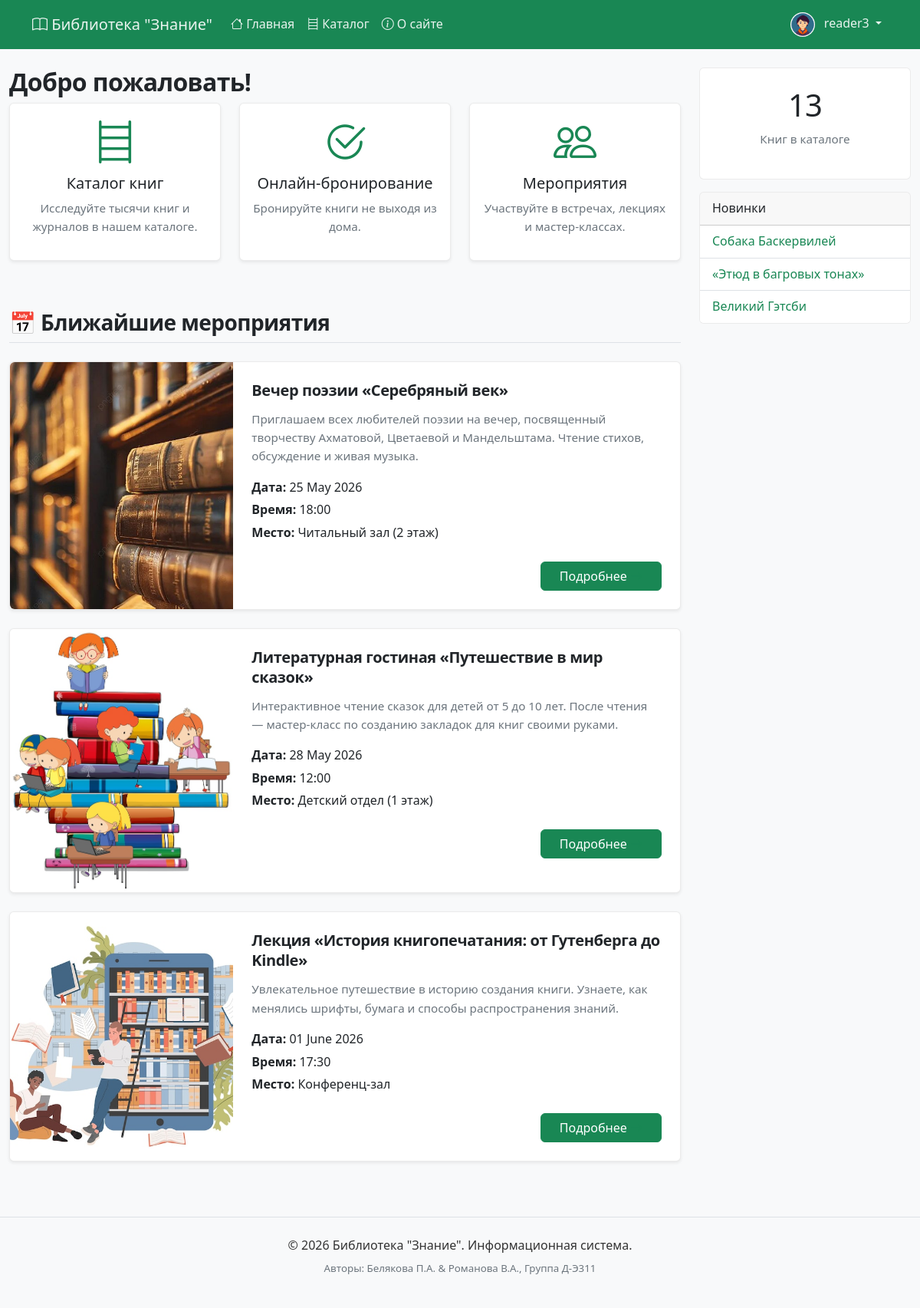
Screenshot of / (signed in) with the database file from the repository.
### accounts/models.py (models this page shows, shortened)
class Profile(models.Model):
    user = models.OneToOneField(
        User,
        on_delete=models.CASCADE,
        related_name="profile",
        verbose_name="Пользователь"
    )
    phone = models.CharField("Телефон", max_length=20, blank=True)
    address = models.TextField("Адрес", blank=True)
    birth_date = models.DateField("Дата рождения", null=True, blank=True)
    bio = models.TextField("О себе", blank=True)
    avatar = models.ImageField(
        "Аватар",
        upload_to="avatars/",
        blank=True,
        null=True
    )
    created_at = models.DateTimeField("Дата регистрации", auto_now_add=True)
    class Meta:
        verbose_name = "Профиль"
        verbose_name_plural = "Профили"

### catalog/models.py (models this page shows, shortened)
class Event(models.Model):
    title = models.CharField("Название мероприятия", max_length=200)
    slug = models.SlugField("URL-адрес", max_length=200, unique=True)
    description = models.TextField("Описание", blank=True)
    date = models.DateField("Дата")
    time = models.TimeField("Время")
    location = models.CharField("Место проведения", max_length=200)
    image = models.ImageField("Изображение", upload_to='events/', blank=True, null=True)
    class Meta:
        ordering = ['date']
        verbose_name = "Мероприятие"
        verbose_name_plural = "Мероприятия"
    def get_absolute_url(self):
        return reverse('catalog:event_detail', kwargs={'slug': self.slug})

class Book(models.Model):
    title = models.CharField("Название", max_length=200)
    slug = models.SlugField(
        max_length=200,
        unique=True,
        blank=True,
        null=True  # Важно для существующих книг
    )
    author = models.CharField("Автор", max_length=150)
    isbn = models.CharField("ISBN", max_length=17, unique=True, blank=True, null=True)
    genre = models.ForeignKey("Genre", on_delete=models.SET_NULL, null=True, verbose_name="Жанр", related_name="books")
    is_available = models.BooleanField("Доступна", default=True)
    summary = models.TextField("Описание", blank=True)
    added_at = models.DateTimeField("Добавлено", auto_now_add=True)
    tags = TaggableManager(blank=True, verbose_name="Теги")
    def get_absolute_url(self):
        return reverse('catalog:book_detail', kwargs={'slug': self.slug})
    class Meta:
        ordering = ["-added_at"]

### catalog/views.py (the view)
# urls.py: path('', views.home, name='home'),
def home(request):
    events = Event.objects.all()[:4]
    context = {
        'events': events,
    }
    return render(request, 'catalog/home.html', context)

### catalog/templatetags/library_tags.py (called while the page is built)
@register.simple_tag
def total_books():
    return Book.objects.filter(is_available=True).count()

@register.inclusion_tag('catalog/latest_books.html')
def show_latest_books(count=3):
    latest_books = Book.objects.filter(is_available=True).order_by('-added_at')[:count]
    return {'latest_books': latest_books}

### catalog/templates/catalog/home.html (shortened to what this page needs)
{% extends "catalog/base.html" %}
{% block content %}
  <h2>Добро пожаловать!</h2>
  <div class="row mb-5 text-center">
    <div class="col-md-4 mb-3">
        <div class="card h-100 border-0 shadow-sm p-3">
            <div class="display-4 text-success mb-2"><i class="bi bi-bookshelf"></i></div>
            <h5>Каталог книг</h5>
            <p class="text-muted small">Исследуйте тысячи книг и журналов в нашем каталоге.</p>
        </div>
    </div>
    <div class="col-md-4 mb-3">
        <div class="card h-100 border-0 shadow-sm p-3">
            <div class="display-4 text-success mb-2"><i class="bi bi-check2-circle"></i></div>
            <h5>Онлайн-бронирование</h5>
            <p class="text-muted small">Бронируйте книги не выходя из дома.</p>
        </div>
    </div>
    <div class="col-md-4 mb-3">
        <div class="card h-100 border-0 shadow-sm p-3">
            <div class="display-4 text-success mb-2"><i class="bi bi-people"></i></div>
            <h5>Мероприятия</h5>
            <p class="text-muted small">Участвуйте в встречах, лекциях и мастер-классах.</p>
        </div>
    </div>
</div>
  <div class="row mt-5">
    <div class="col-12">
      <h3 class="border-bottom pb-2 mb-4">📅 Ближайшие мероприятия</h3>
    </div>
    {% if events %}
      <div class="col-12">
        {% for event in events %}
        <div class="card mb-4 shadow-sm">
          <div class="row g-0">
            <div class="col-md-4">
              {% if event.image %}
                <img src="{{ event.image.url }}" class="img-fluid rounded-start w-100 h-100 object-fit-cover" style="min-height: 200px;" alt="{{ event.title }}">
              {% else %}
                <div class="bg-light d-flex align-items-center justify-content-center h-100 text-muted rounded-start" style="min-height: 200px;">
                  <i class="bi bi-calendar-event" style="font-size: 4rem;"></i>
                </div>
              {% endif %}
            </div>
            <div class="col-md-8">
              <div class="card-body d-flex flex-column">
                <h4 class="card-title mb-3">
                  <a href="{{ event.get_absolute_url }}" class="text-decoration-none text-dark fw-bold">{{ event.title }}</a>
                </h4>
                <p class="card-text text-muted mb-3">
                  {{ event.description|truncatewords:25 }}
                </p>
                <div class="mb-4">
                  <p class="mb-1"><strong> Дата:</strong> {{ event.date|date:"d E Y" }}</p>
                  <p class="mb-1"><strong> Время:</strong> {{ event.time|date:"H:i" }}</p>
                  <p class="mb-0"><strong> Место:</strong> {{ event.location }}</p>
                </div>
                <div class="mt-auto text-end">
                  <a href="{{ event.get_absolute_url }}" class="btn btn-success px-4">
                    Подробнее <i class="bi bi-arrow-right"></i>
                  </a>
                </div>
              </div>
            </div>
          </div>
        </div>
        {% endfor %}
      </div>
    {% else %}
      <div class="col-12">
        <p class="text-muted">В ближайшее время мероприятий не запланировано.</p>
      </div>
    {% endif %}
  </div>
{% endblock %}

### catalog/templates/catalog/base.html (shortened to what this page needs)
{% load static %}
{% load library_tags %}
<!DOCTYPE html>
<html lang="ru">
<head>
    <link href="https://cdn.jsdelivr.net/npm/bootstrap@5.3.2/dist/css/bootstrap.min.css" rel="stylesheet">
    <link rel="stylesheet" href="https://cdn.jsdelivr.net/npm/bootstrap-icons@1.11.1/font/bootstrap-icons.css">
    <link rel="stylesheet" href="{% static 'css/styles.css' %}">
</head>
<body>
    {% block header %}
    <nav class="navbar navbar-expand-lg navbar-dark bg-primary">
        <div class="container">
            <a class="navbar-brand" href="{% url 'catalog:home' %}">
                <i class="bi bi-book"></i> Библиотека "Знание"
            </a>
            <div class="collapse navbar-collapse" id="navbarMain">
                <ul class="navbar-nav me-auto">
                    <li class="nav-item">
                        <a class="nav-link" href="{% url 'catalog:home' %}">
                            <i class="bi bi-house"></i> Главная
                        </a>
                    </li>
                    <li class="nav-item">
                        <a class="nav-link" href="{% url 'catalog:book_list' %}">
                            <i class="bi bi-bookshelf"></i> Каталог
                        </a>
                    </li>
                    <li class="nav-item">
                        <a class="nav-link" href="{% url 'catalog:about' %}">
                            <i class="bi bi-info-circle"></i> О сайте
                        </a>
                    </li>
                </ul>
                <ul class="navbar-nav">
                    {% if user.is_authenticated %}
                    <li class="nav-item dropdown">
                        <a class="nav-link dropdown-toggle" href="#" role="button" data-bs-toggle="dropdown">
                            {% if user.is_authenticated and user.profile.avatar %}
                                <img src="{{ user.profile.avatar.url }}" alt="avatar" class="avatar-small me-2">
                            {% else %}
                                <i class="bi bi-person-circle"></i>
                            {% endif %}
                            {{ user.get_full_name|default:user.username }}
                        </a>
                    </li>
                    {% endif %}
                </ul>
            </div>
        </div>
    </nav>
    {% endblock %}
    <main class="container-xxl my-4">
        <div class="row">
            <div class="col-md-9">
                {% block content %}{% endblock %}
            </div>
            <div class="col-md-3">
                {% block sidebar %}
                <div class="card mb-3 text-center">
                    <div class="card-body">
                        <h3 class="display-6">{% total_books %}</h3>
                        <p class="text-muted">Книг в каталоге</p>
                    </div>
                </div>
                {% show_latest_books 3 %}
                {% endblock %}
            </div>
        </div>
    </main>
    <footer class="bg-light py-4 mt-5 border-top">
        <div class="container text-center">
            <p class="mb-1">&copy; 2026 Библиотека "Знание". Информационная система.</p>
            <p class="mb-0 text-muted">
                <small>Авторы: Белякова П.А. & Романова В.А., Группа Д-Э311</small>
            </p>
        </div>
    </footer>
</body>
</html>

### catalog/templates/catalog/latest_books.html
<div class="card mb-3">
    <div class="card-header"> Новинки</div>
    <ul class="list-group list-group-flush">
        {% for book in latest_books %}
        <li class="list-group-item">
            {% if book.slug %}
                <a href="{{ book.get_absolute_url }}" class="text-success">
                    {{ book.title }}
                </a>
            {% else %}
                <span class="text-muted">{{ book.title }}</span>
            {% endif %}
        </li>
        {% empty %}
        <li class="list-group-item">Книг пока нет</li>
        {% endfor %}
    </ul>
</div>

### static/css/styles.css (style rules this page uses)
body { font-family: 'Segoe UI', Tahoma, Geneva, Verdana, sans-serif; background-color: #f8f9fa; color: #333333; line-height: 1.6; }
h1, h2, h3, h4 { color: #212529; font-weight: 600; letter-spacing: -0.02em; }
.card-title { font-size: 1.25rem !important; font-weight: 600 !important; color: #212529 !important; }
.bg-primary, .navbar, .btn-primary { background-color: #198754 !important; border-color: #198754 !important; }
.card { transition: all 0.3s cubic-bezier(0.4, 0, 0.2, 1) !important; border: 1px solid rgba(0,0,0,0.08) !important; }
.card-body { padding: 1.5rem !important; }
.card-title { font-size: 1.25rem !important; margin-bottom: 0.75rem !important; line-height: 1.3 !important; }
.card-subtitle, .text-muted { font-size: 0.95rem !important; color: #6c757d !important; margin-bottom: 1rem !important; }
.card .bi:not(.btn-primary i) { color: #198754 !important; }
a:not(.navbar a):not(.dropdown-item):not(.btn):not(.card-title a):not(h1 a):not(h2 a):not(h3 a):not(.tag-link) { color: #198754 !important; text-decoration: none; }
.navbar a, .dropdown-item { color: rgba(255, 255, 255, 0.9) !important; }
.card-title, .card-title a, h1, h2, h3, h4, h5, h6 { color: #212529 !important; }
footer { border-top: 1px solid #e9ecef; margin-top: 2rem; }
.avatar-small { width: 32px; height: 32px; border-radius: 50%; object-fit: cover; }
.btn { transition: transform 0.3s cubic-bezier(0.2, 0, 0, 1), box-shadow 0.3s ease !important; }
body { animation: fadeIn 0.3s ease-out; }

### catalog/templates/catalog/base.html (style rules this page uses)
.avatar-small { width: 32px; height: 32px; border-radius: 50%; object-fit: cover; }

### rows the page displays
Event: image (picture), title "Вечер поэзии «Серебряный век»", description "Приглашаем всех любителей поэзии на вечер, посвященный творчеству Ахматовой, Цветаевой и Мандельштама. Чтение стихов, обсуждение и живая музыка.", date "25 May 2026", time "18:00", location "Читальный зал (2 этаж)"
Event: image (picture), title "Литературная гостиная «Путешествие в мир сказок»", description "Интерактивное чтение сказок для детей от 5 до 10 лет. После чтения — мастер-класс по созданию закладок для книг своими руками.", date "28 May 2026", time "12:00", location "Детский отдел (1 этаж)"
Event: image (picture), title "Лекция «История книгопечатания: от Гутенберга до Kindle»", description "Увлекательное путешествие в историю создания книги. Узнаете, как менялись шрифты, бумага и способы распространения знаний.", date "01 June 2026", time "17:30", location "Конференц-зал"
Book: title "Собака Баскервилей"
Book: title "«Этюд в багровых тонах»"
Book: title "Великий Гэтсби"

### other values shown
{{ user.get_full_name|default:user.username }} "reader3"
